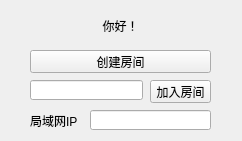
<?xml version="1.0" encoding="UTF-8"?>
<ui version="4.0">
 <class>ChooseWindow</class>
 <widget class="QWidget" name="ChooseWindow">
  <property name="geometry">
   <rect>
    <x>0</x>
    <y>0</y>
    <width>242</width>
    <height>141</height>
   </rect>
  </property>
  <property name="windowTitle">
   <string>欢迎！</string>
  </property>
  <widget class="QLabel" name="label_username">
   <property name="geometry">
    <rect>
     <x>40</x>
     <y>10</y>
     <width>161</width>
     <height>31</height>
    </rect>
   </property>
   <property name="styleSheet">
    <string notr="true">font: 17pt &quot;楷体&quot;;</string>
   </property>
   <property name="text">
    <string>你好！</string>
   </property>
   <property name="alignment">
    <set>Qt::AlignCenter</set>
   </property>
  </widget>
  <widget class="QPushButton" name="pushButton_create_inner_room">
   <property name="geometry">
    <rect>
     <x>30</x>
     <y>50</y>
     <width>181</width>
     <height>23</height>
    </rect>
   </property>
   <property name="text">
    <string>创建房间</string>
   </property>
  </widget>
  <widget class="QPushButton" name="pushButton">
   <property name="geometry">
    <rect>
     <x>150</x>
     <y>80</y>
     <width>61</width>
     <height>23</height>
    </rect>
   </property>
   <property name="text">
    <string>加入房间</string>
   </property>
  </widget>
  <widget class="QLabel" name="label1">
   <property name="geometry">
    <rect>
     <x>30</x>
     <y>110</y>
     <width>54</width>
     <height>21</height>
    </rect>
   </property>
   <property name="text">
    <string>局域网IP</string>
   </property>
  </widget>
  <widget class="QLineEdit" name="lineEdit_inner_ip">
   <property name="geometry">
    <rect>
     <x>90</x>
     <y>110</y>
     <width>121</width>
     <height>20</height>
    </rect>
   </property>
   <property name="readOnly">
    <bool>true</bool>
   </property>
  </widget>
  <widget class="QLineEdit" name="lineEdit_input">
   <property name="geometry">
    <rect>
     <x>30</x>
     <y>80</y>
     <width>113</width>
     <height>20</height>
    </rect>
   </property>
  </widget>
 </widget>
 <resources/>
 <connections/>
</ui>
